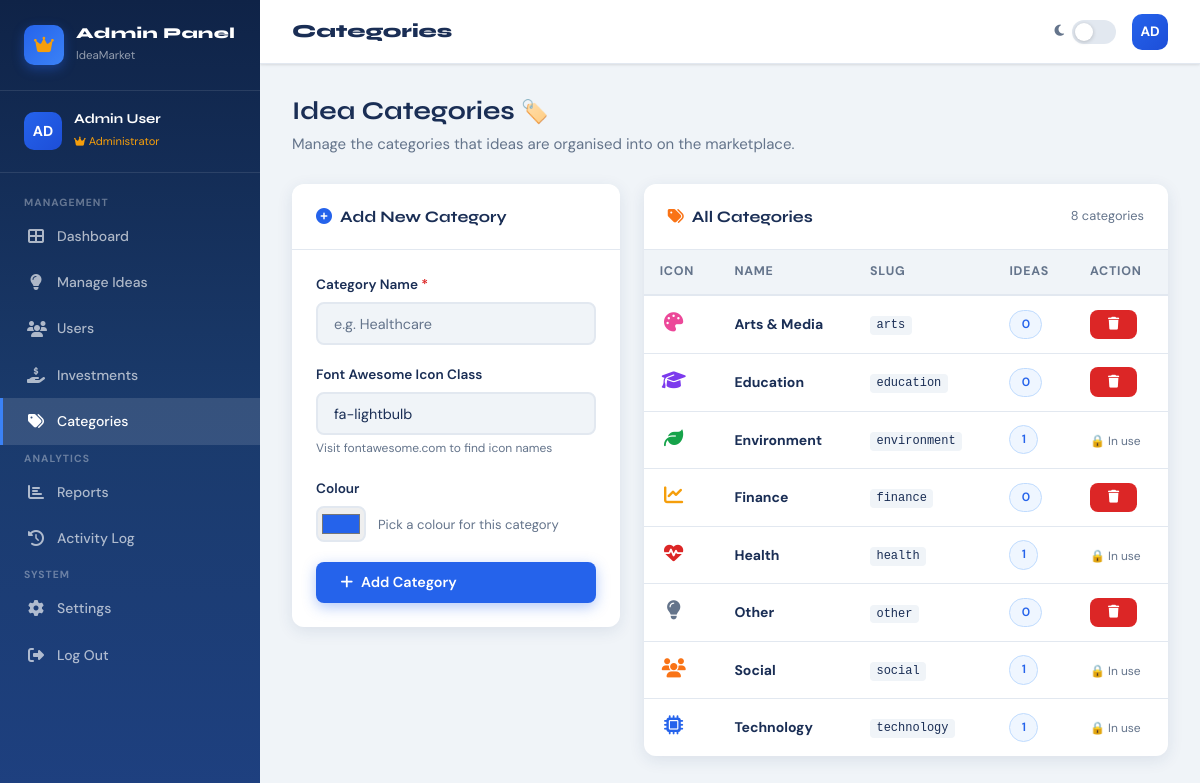
The app's page /admin-categories.php (signed in) with its own data.
### tables this page shows
CREATE TABLE IF NOT EXISTS categories (
    id    SMALLINT UNSIGNED AUTO_INCREMENT PRIMARY KEY,
    name  VARCHAR(80) NOT NULL,
    slug  VARCHAR(80) NOT NULL UNIQUE,
    icon  VARCHAR(40) NOT NULL DEFAULT 'fa-lightbulb',
    color VARCHAR(20) NOT NULL DEFAULT '#2563eb'
);

### includes/auth.php (called while the page is built, shortened)
<?php
function currentUser(): array {
    return [
        'id'        => $_SESSION['user_id']   ?? null,
        'name'      => $_SESSION['user_name'] ?? '',
        'email'     => $_SESSION['user_email'] ?? '',
        'role'      => $_SESSION['role']       ?? 'user',
        'initials'  => strtoupper(substr($_SESSION['user_name'] ?? 'U', 0, 2)),
    ];
}

### includes/functions.php (called while the page is built, shortened)
<?php
function e(string $str): string {
    return htmlspecialchars($str, ENT_QUOTES, 'UTF-8');
}

### admin-categories.php (the view, shortened to what this page needs)
<?php
require_once 'includes/auth.php';
require_once 'includes/functions.php';
$user = currentUser();
$categories = $pdo->query("
    SELECT c.*, (SELECT COUNT(*) FROM ideas WHERE category_id=c.id) AS idea_count
    FROM categories c ORDER BY c.name ASC
")->fetchAll();
?>
<!DOCTYPE html>
<html lang="en">
<head>
  <link rel="stylesheet" href="https://cdnjs.cloudflare.com/ajax/libs/font-awesome/6.5.0/css/all.min.css">
  <link rel="stylesheet" href="assets/css/main.css">
</head>
<body>
<div class="layout-wrapper">
  <aside class="sidebar">
    <div class="sidebar-brand">
      <div class="brand-icon"><i class="fas fa-crown" style="color:#f59e0b;"></i></div>
      <div class="brand-text"><h6>Admin Panel</h6><span>IdeaMarket</span></div>
    </div>
    <div class="sidebar-user">
      <div class="user-avatar" style="background:linear-gradient(135deg,#2563eb,#1d4ed8);">AD</div>
      <div class="user-info"><h6><?= e($user['name']) ?></h6><span style="color:var(--gold);font-size:.7rem;"><i class="fas fa-crown" style="font-size:.65rem;"></i> Administrator</span></div>
    </div>
    <nav class="sidebar-nav">
      <span class="nav-section-label">Management</span>
      <a href="admin.php"><i class="fas fa-th-large"></i> Dashboard</a>
      <a href="admin-ideas.php"><i class="fas fa-lightbulb"></i> Manage Ideas</a>
      <a href="admin-users.php"><i class="fas fa-users"></i> Users</a>
      <a href="admin-investments.php"><i class="fas fa-hand-holding-usd"></i> Investments</a>
      <a href="admin-categories.php" class="active"><i class="fas fa-tags"></i> Categories</a>
      <span class="nav-section-label" style="margin-top:.5rem;">Analytics</span>
      <a href="admin-reports.php"><i class="fas fa-chart-bar"></i> Reports</a>
      <a href="admin-activity.php"><i class="fas fa-history"></i> Activity Log</a>
      <span class="nav-section-label" style="margin-top:.5rem;">System</span>
      <a href="admin-settings.php"><i class="fas fa-cog"></i> Settings</a>
      <a href="logout.php"><i class="fas fa-sign-out-alt"></i> Log Out</a>
    </nav>
  </aside>
  <main class="main-content">
    <header class="top-header">
      <div style="display:flex;align-items:center;gap:1rem;">
        <span class="page-title">Categories</span>
      </div>
      <div class="header-right">
        <div class="dark-toggle"><i class="fas fa-moon" style="font-size:.8rem;"></i><div class="toggle-switch"></div></div>
        <div class="header-avatar" style="background:linear-gradient(135deg,#2563eb,#1d4ed8);">AD</div>
      </div>
    </header>
    <div class="page-body fade-in">
      <div class="page-header">
        <h1>Idea Categories <span style="font-size:1.4rem;">🏷️</span></h1>
        <p>Manage the categories that ideas are organised into on the marketplace.</p>
      </div>
      <div style="display:grid;grid-template-columns:1fr 1.6fr;gap:1.5rem;align-items:start;">
        <div class="card">
          <div class="card-header"><span class="card-title"><i class="fas fa-plus-circle me-2" style="color:var(--blue)"></i>Add New Category</span></div>
          <div class="card-body">
            <form method="POST">
              <div class="form-group">
                <label class="form-label">Category Name <span style="color:var(--red)">*</span></label>
                <input type="text" name="name" class="form-control" placeholder="e.g. Healthcare" required>
              </div>
              <div class="form-group">
                <label class="form-label">Font Awesome Icon Class</label>
                <input type="text" name="icon" class="form-control" value="fa-lightbulb" placeholder="fa-microchip">
                <small style="color:var(--text-muted);font-size:.75rem;">Visit fontawesome.com to find icon names</small>
              </div>
              <div class="form-group">
                <label class="form-label">Colour</label>
                <div style="display:flex;gap:.75rem;align-items:center;">
                  <input type="color" name="color" value="#2563eb" style="width:50px;height:36px;border:2px solid var(--border);border-radius:8px;cursor:pointer;padding:2px;">
                  <span style="font-size:.82rem;color:var(--text-muted);">Pick a colour for this category</span>
                </div>
              </div>
              <button type="submit" class="btn btn-primary w-100"><i class="fas fa-plus"></i> Add Category</button>
            </form>
          </div>
        </div>
        <div class="card">
          <div class="card-header">
            <span class="card-title"><i class="fas fa-tags me-2" style="color:var(--orange)"></i>All Categories</span>
            <span style="font-size:.8rem;color:var(--text-muted);"><?= count($categories) ?> categories</span>
          </div>
          <div class="table-wrapper">
            <table>
              <thead><tr><th>Icon</th><th>Name</th><th>Slug</th><th>Ideas</th><th>Action</th></tr></thead>
              <tbody>
                <?php foreach ($categories as $cat): ?>
                  <tr id="cat-<?= $cat['id'] ?>">
                    <td><i class="fas <?= e($cat['icon']) ?>" style="font-size:1.2rem;color:<?= e($cat['color']) ?>;width:28px;text-align:center;"></i></td>
                    <td><strong><?= e($cat['name']) ?></strong></td>
                    <td><code style="font-size:.75rem;background:var(--bg);padding:.15rem .4rem;border-radius:4px;"><?= e($cat['slug']) ?></code></td>
                    <td><span class="badge badge-review"><?= $cat['idea_count'] ?></span></td>
                    <td>
                      <?php if ($cat['idea_count'] == 0): ?>
                        <button class="btn btn-danger btn-sm" onclick="deleteCategory(<?= $cat['id'] ?>, '<?= e(addslashes($cat['name'])) ?>')">
                          <i class="fas fa-trash"></i>
                        </button>
                      <?php else: ?>
                        <span style="font-size:.75rem;color:var(--text-muted);" data-tooltip="Has ideas — cannot delete">🔒 In use</span>
                      <?php endif; ?>
                    </td>
                  </tr>
                <?php endforeach; ?>
              </tbody>
            </table>
          </div>
        </div>
      </div>
    </div>
  </main>
</div>
</body>
</html>

### records on screen
categories: name "Arts & Media", slug "arts", idea_count "0"
categories: name "Education", slug "education", idea_count "0"
categories: name "Environment", slug "environment", idea_count "1", shows "🔒 In use"
categories: name "Finance", slug "finance", idea_count "0"
categories: name "Health", slug "health", idea_count "1", shows "🔒 In use"
categories: name "Other", slug "other", idea_count "0"
categories: name "Social", slug "social", idea_count "1", shows "🔒 In use"
categories: name "Technology", slug "technology", idea_count "1", shows "🔒 In use"

### other values on screen
$user['name'] "Admin User"
count($categories) "8"
